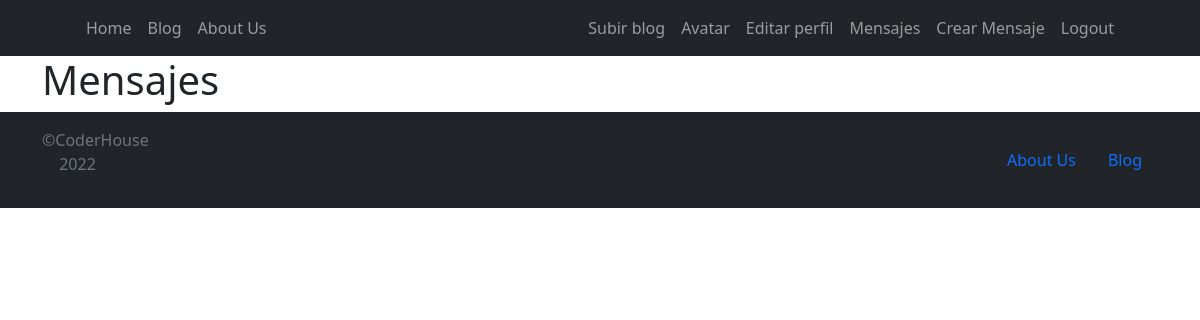
Before: /accounts/messages/ (signed in) with the older database file.
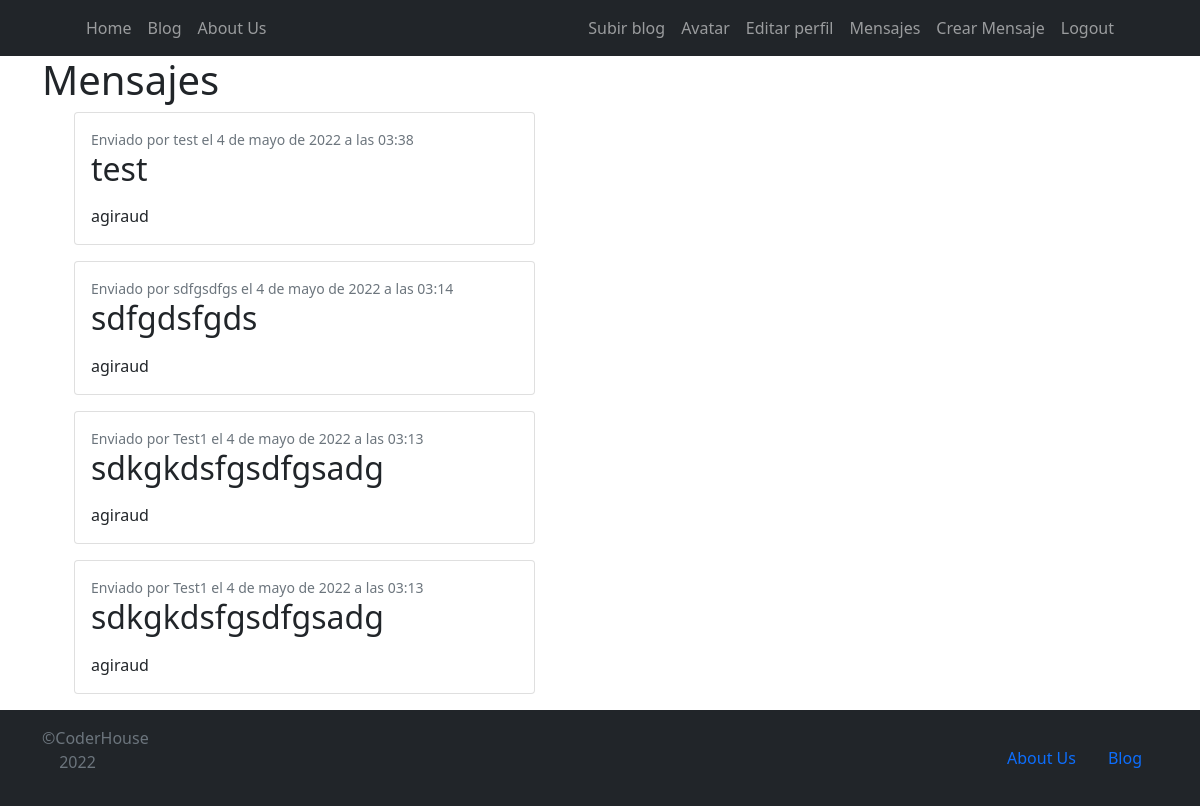
After: the same page with the newer database file.
### accounts/models.py (models this page shows, shortened)
class Mensaje(models.Model):
    id = models.AutoField(primary_key=True)
    mensaje = RichTextField(verbose_name="Mensaje")
    autor = models.CharField(max_length=10, verbose_name="Emitente")
    dest = models.ForeignKey(User, on_delete=models.CASCADE, verbose_name="Destinatario")
    created = models.DateTimeField(auto_now_add=True)

### accounts/views.py (the view)
# urls.py: path('messages/', views.ListaMensajes.as_view(), name='ListaMensajes'),
class ListaMensajes(ListView):
    model = Mensaje
    template_name = '/accounts/mensaje_list.html'
    ordering = ['-created']

### accounts/templates/accounts/mensaje_list.html (shortened to what this page needs)
{% extends 'core/index.html' %}
        {% load static %}
        {% block head %}
        <link href= {% static 'blog/css/styles.css' %} rel="stylesheet"  />
        {% endblock head %}
        {% block contenido %}
        <div class="container">
            <div class="row">
                <h1>Mensajes</h1>
                <div class="col-lg-8">
                    {% block mensajes %}
                    {% for mensaje in object_list %}
                    {% if user == mensaje.dest %}
                    <ul>
                        <div class="row">
                            <div class="col-lg-8">
                                <div class="card mb-6">
                                    <div class="card-body">
                                        <div class="small text-muted">Enviado por {{mensaje.autor}} el {{mensaje.created}}</div>
                                        <h2 class="card-title">{{mensaje.mensaje|safe}}</h2>
                                        <p class="card-text">{{mensaje.dest}}</p>
                                    </div>
                                </div>
                            </div>
                        </div>
                    </ul>
                    {% endif %}
                    {% endfor %}
                    {% endblock mensajes %}
                </div>
                <div class="col-lg-4">
                </div>
            </div>
        </div>
        {% endblock contenido %}

### core/templates/core/index.html (shortened to what this page needs)
<!DOCTYPE html>
        <html lang="en">
            <head>
                {% load static %}
                {% block head %}{% endblock head %}
            </head>
        <body>
        {% block nav %}
        <nav class="navbar navbar-expand-lg navbar-dark bg-dark">
            <div class="container px-lg-5">
                        <ul class="navbar-nav ms-auto mb-2 mb-lg-0">
                        <li class="nav-item"><a class="nav-link" href={% url 'index'%}>Home</a></li>
                        <li class="nav-item"><a class="nav-link" href={% url 'pages'%}>Blog</a></li>
                        <li class="nav-item"><a class="nav-link" href={% url 'about'%}>About Us</a></li>
                    </ul>
                <div class="collapse navbar-collapse" id="navbarSupportedContent">
                    <ul class="navbar-nav ms-auto mb-2 mb-lg-0">
                        {% if request.user.is_authenticated %}
                            <li class="nav-item"><a class="nav-link" href={% url 'pageForm'%}>Subir blog</a></li>
                            <li class="nav-item"><a class="nav-link" href={% url 'avatar'%}>Avatar</a></li>
                            <li class="nav-item"><a class="nav-link" href={% url 'editar'%}>Editar perfil</a></li>
                            <li class="nav-item"><a class="nav-link" href={% url 'ListaMensajes'%}>Mensajes</a></li>
                            <li class="nav-item"><a class="nav-link" href={% url 'CrearMensajes'%}>Crear Mensaje</a></li>
                            <li class="nav-item"><a class="nav-link" href={% url 'logout'%}>Logout </a></li>
                        {% else %}
                            <li class="nav-item"><a class="nav-link" href={% url 'login'%}>Iniciar Sesión</a></li>
                            <li class="nav-item"><a class="nav-link" href={% url 'register'%}>Registrarse</a></li>
                        {% endif %}
                    </ul>
                </div>
            </div>
        </nav>
        {% endblock nav %}
        {% block contenido %}{% endblock contenido %}
        {% block footer %}
        <footer class="py-3 bg-dark">
            <div>
                <div class="container">
                    <div class="row align-items-center justify-content-xl-between">
                        <div class="col-xl-1">
                            <div class="copyright text-center text-xl-left text-muted">
                                <p>&copy;CoderHouse 2022</p>
                            </div>
                        </div>
                        <div class="col-xl-6">
                            <ul class="nav nav-footer justify-content-center justify-content-xl-end">
                                <li class="nav-item">
                                    <a href="{% url 'about'%}" class="nav-link">About Us</a>
                                </li>
                                <li class="nav-item">
                                    <a href="{% url 'pages'%}" class="nav-link">Blog</a></li>
            </div>
        </footer>
        {% endblock footer %}
    </body>
</html>

Changed rows visible on the page:
added Mensaje: autor "test", created "4 de mayo de 2022 a las 03:38", mensaje "test", dest "agiraud"
added Mensaje: autor "sdfgsdfgs", created "4 de mayo de 2022 a las 03:14", mensaje "sdfgdsfgds", dest "agiraud"
added Mensaje: autor "Test1", created "4 de mayo de 2022 a las 03:13", mensaje "sdkgkdsfgsdfgsadg", dest "agiraud"
added Mensaje: autor "Test1", created "4 de mayo de 2022 a las 03:13", mensaje "sdkgkdsfgsdfgsadg", dest "agiraud"
